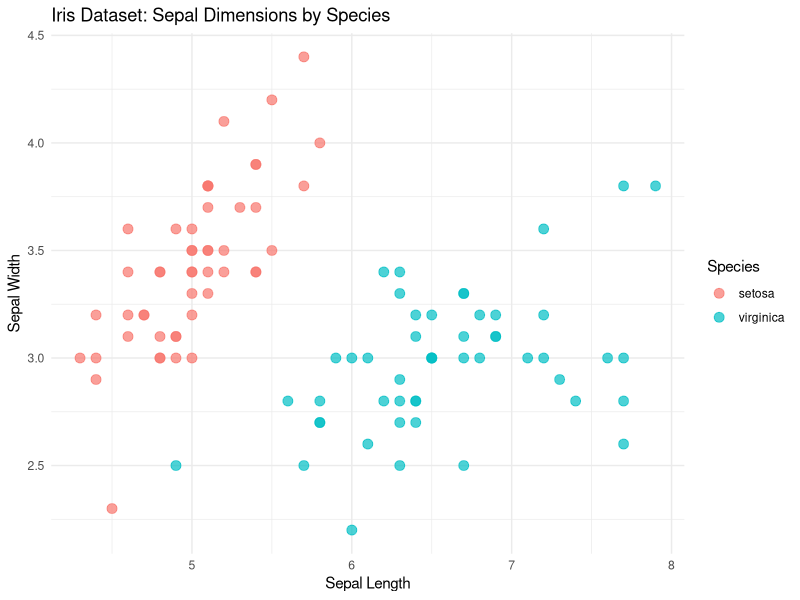
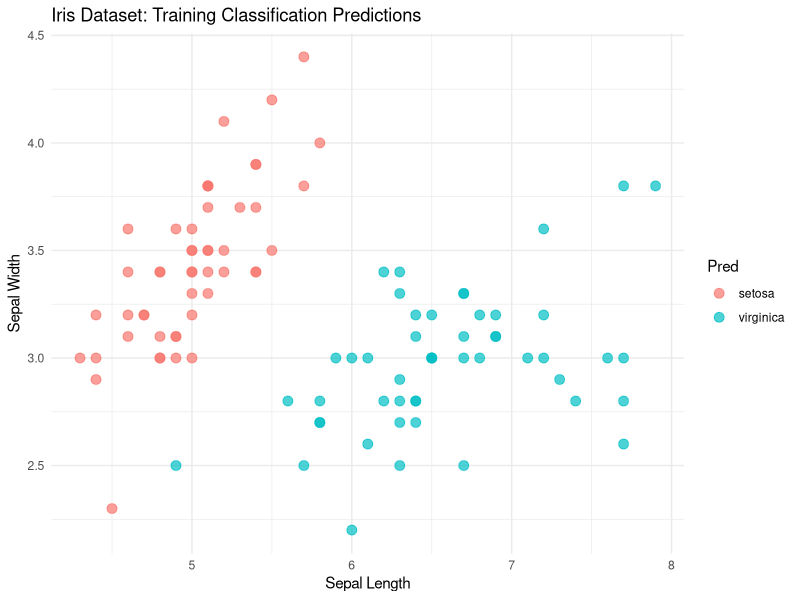
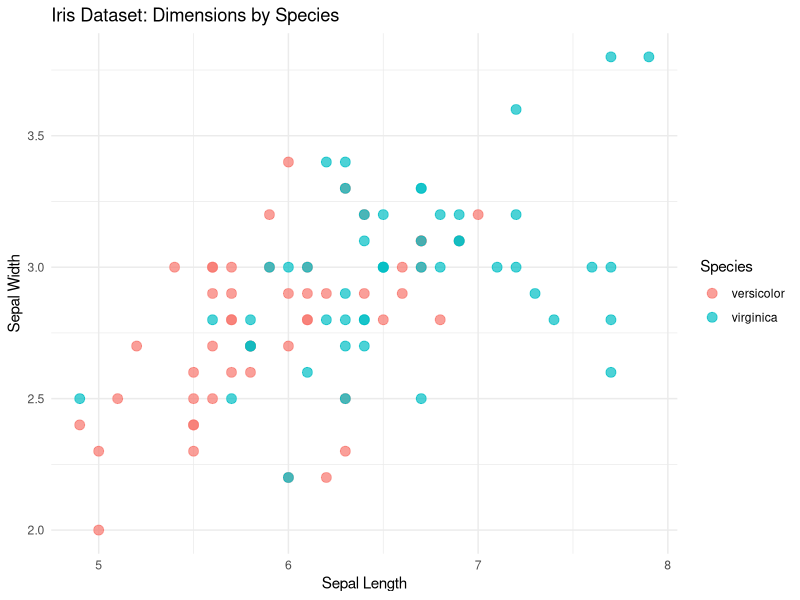

Write the R code that produced these figures, in order.
## ---- chunk 1
library(tidyverse)
## ---- chunk 2
head(iris)
## ---- chunk 3
mini_iris <- iris %>%
  filter(Species != 'versicolor')

ggplot(mini_iris, aes(x = Sepal.Length, y = Sepal.Width, color = Species)) +
  geom_point(size = 3, alpha = 0.7) +  # Add points with some transparency
  theme_minimal() +  # Use a clean theme
  labs(
    title = "Iris Dataset: Sepal Dimensions by Species",
    x = "Sepal Length",
    y = "Sepal Width"
  )

## ---- chunk 4

## Question: can you try using Petal length and width instead?
##Hint: how are we currently specifying what features are used in the model?
iris.fit <- glm(Species ~ Sepal.Length +  Sepal.Width,
                family = 'binomial',
                data = mini_iris)


mini_iris$Prob <- predict.glm(iris.fit,
                              mini_iris,
                              type = 'response')

##Question: Can you change the two lines below into a pipe operation?
##Hint: you will need the mutate() function and the %>% operator
mini_iris$Pred <- ifelse(mini_iris$Prob >= 0.5,"virginica", "setosa")
mini_iris$Result <- mini_iris$Species == mini_iris$Pred


table(mini_iris$Result)
## ---- chunk 5


##Question: Can you add an additional plot that shows the TRUE species labels?
#Hint: what was the name of the column storing the labels?

ggplot(mini_iris, aes(x = Sepal.Length, y = Sepal.Width, color = Pred)) +
  geom_point(size = 3, alpha = 0.7) +  # Add points with some transparency
  theme_minimal() +  # Use a clean theme
  labs(
    title = "Iris Dataset: Training Classification Predictions",
    x = "Sepal Length",
    y = "Sepal Width"
  )


mini_iris$Num_Species <- ifelse(mini_iris$Species == 'setosa', 0,1)
iris.lm <- lm(Num_Species ~ Sepal.Length +  Sepal.Width,
              data = mini_iris)

mini_iris$Num_pred <- predict.lm(iris.lm,mini_iris)

summary(mini_iris$Num_pred)

summary(mini_iris$Prob)


## ---- chunk 6

mini_iris <- iris %>%
  filter(Species != 'setosa')
ggplot(mini_iris, aes(x = Sepal.Length, y = Sepal.Width, color = Species)) +
  geom_point(size = 3, alpha = 0.7) +  # Add points with some transparency
  theme_minimal() +  # Use a clean theme
  labs(
    title = "Iris Dataset: Dimensions by Species",
    x = "Sepal Length",
    y = "Sepal Width"
  )

## ---- chunk 7


iris.fit <- glm(Species ~ Sepal.Length + Sepal.Width,
                family = 'binomial',
                data = mini_iris)


iris_pred <- predict.glm(iris.fit,
                         mini_iris,
                         type = 'response')


## Question: is the below function hard to read? How could we fix it?
##Hint: pipe operator
as.data.frame(table(mini_iris$Species == ifelse(iris_pred >= 0.5, 'virginica','versicolor')))
